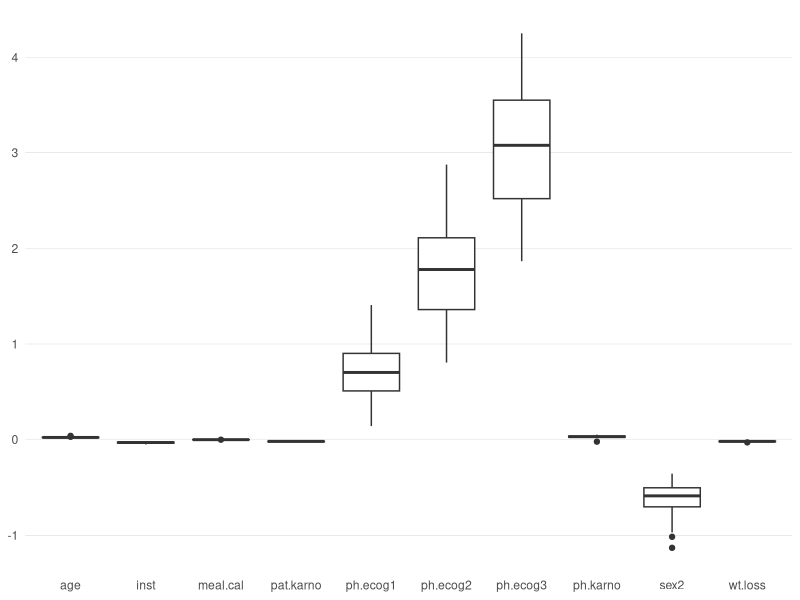
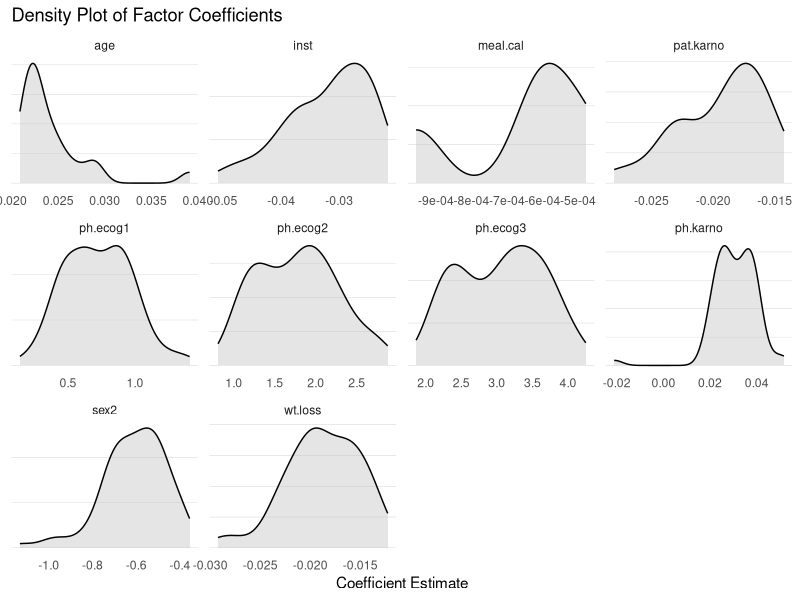
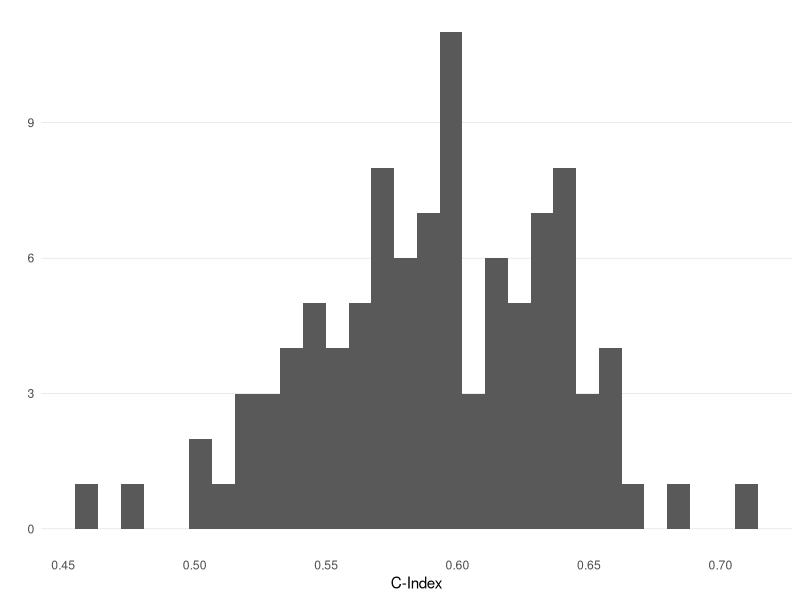

R code for these plots, in order:
## ---- chunk 1
#| echo: false

n_sim <- 100
## ---- chunk 2
library(survival)
library(broom) # for 'tidy'
library(data.table)
options(datatable.print.nrows = 20) # set max # rows before truncating (default = 100)
library(ggplot2)
lung <- as.data.table(lung)
lung
## ---- chunk 3
#recode 'status' as 1 if event and 0 if censored
lung_recode <- copy(lung)[, status := as.integer(status == 2)]

# remove NA's (st 'ampute' works)
lung_complete <- na.omit(lung_recode)

lung_complete[, `:=`(sex = as.factor(sex), ph.ecog = as.factor(ph.ecog))]

lung_complete
## ---- chunk 4
#| lst-cap: "Generating training set indices for data-splitting simulations"
#| lst-label: lst-training-set-indices

set.seed(1000)

n_x <- nrow(lung_complete)
n1 <- 0.7 # size of training set

training_idx <- rbindlist(
                  lapply(seq_len(n_sim), function(i) {
                                idx <- sample(1:n_x, floor(n1 * n_x))
                                data.frame(.id = i, as.list(idx))
                                }
                        ),
                          use.names = FALSE
                  )

# change column names except '.id'
old_names <- names(training_idx)
new_names <- c(".id", paste0("idx_", seq_len(ncol(training_idx) - 1))) 
setnames(training_idx, old = old_names, new = new_names)

training_idx[1:5, 1:12]
## ---- chunk 5
#| lst-cap: "Fitting Cox PH models on the training samples, and obtaining the C-index on the respective test samples"
#| lst-label: lst-model-building-validation

# split data into training and test sets
# and obtain cox coefs
models <- training_idx[, {
        tmp_train <- lung_complete[unlist(.SD)]
        tmp_test <- lung_complete[-unlist(.SD)]
        # fit the full model to the training data
        cox_full_tmp <- coxph(Surv(time, status) ~ .,
                              data = tmp_train)
        # use stepwise selection on training data
        cox_step_tmp <- step(cox_full_tmp,
                             direction = "both",
                             trace = 0)
        # get linear predictor on test data
        lp_tmp <- predict(cox_step_tmp, 
                          newdata = tmp_test, type = "lp")
        # obtain c-statistic using linear predictor
        c_stat <- concordance(Surv(tmp_test$time, tmp_test$status) ~ lp_tmp,
                              reverse = TRUE) # <1>
        data.table(as.data.table(tidy(cox_step_tmp)),
                         c = c_stat$concordance)
        }, by = .id] 

models 
## ---- chunk 6
#| lst-label: lst-factor-proportion
#| lst-cap: Obtaining the proportion that each factor is chosen to be in the models.

which_variables <- models[, unique(term)]

proportion_variables <- rbindlist(
      lapply(1:length(which_variables), 
             function(i) {
              prop_tmp <- nrow(models[term == which_variables[i]]) / n_sim
              data.table(which_variables[i], prop_tmp)
                    }
             )
      )

# categorical factors in each model are present in the `models` dataset multiple times
# e.g. 'ph.ecog1', 'ph.ecog2', etc.
# create a "expl_factor" group by removing trailing digits
proportion_variables[
  , expl_factor := sub("[0-9]+$", "", V1)
]

# collapse by the explanatory factor
grouped_proportions <- proportion_variables[
  , .(prop = unique(prop_tmp)),
  by = expl_factor
]

grouped_proportions[order(prop, decreasing = TRUE)]
## ---- chunk 7
#| lst-cap: Creating string of all the factors in each of the models.
#| lst-label: lst-model-terms

model_variables <- models[, .(
  terms_string = paste(
    unique(sub("[0-9]+$", "", term)),
    collapse = ", "
  )
), by = .id]

model_variables
## ---- chunk 8
#| lst-cap: Grouping models together to show the number of different models obtained from using stepwise selection.
#| lst-label: lst-model-terms-groups
#| df_print: paged

proportion_model_variables <- model_variables[
      , .(prop = nrow(.SD) / nrow(model_variables))
      , by = terms_string]

#proportion_model_variables
proportion_model_variables[order(prop, decreasing = TRUE)]
## ---- chunk 9
# Remove any rows that have NA in the estimate
models_clean <- subset(models, !is.na(estimate))

models_clean[, as.list(summary(estimate)), by = term]
## ---- chunk 10
#| fig-asp: 1
#| label: fig-coef-box
#| fig-cap: Box plots showing the variability in the factor coefficient estimates.

ggplot(models_clean, aes(x=term, y=estimate)) +
  geom_boxplot() +
  theme_minimal() +
  theme(
     axis.title = element_blank(),
     # remove the grid lines
     panel.grid.major = element_blank() ,
     panel.grid.minor = element_blank() ,
     # explicitly set the horizontal lines 
     panel.grid.major.y = element_line(linewidth = .1, color = "grey" )
        )
## ---- chunk 11
#| fig-asp: 1
#| fig-width: 8
#| label: fig-coef-density
#| fig-cap: Density plots of the estimates for each factor coefficient.

ggplot(models_clean, aes(x = estimate)) +
  geom_density(fill = "grey", alpha = 0.4) +
  facet_wrap(~ term, scales = "free") +
  labs(
    title = "Density Plot of Factor Coefficients",
    x = "Coefficient Estimate",
    y = "Density"
  ) +
  theme_minimal() +
  theme(
     axis.text.y = element_blank(),
     axis.title.y=element_blank(),
     # remove the grid lines
     panel.grid.major = element_blank() ,
     panel.grid.minor = element_blank() ,
     # explicitly set the horizontal lines 
     panel.grid.major.y = element_line(linewidth = .1, color = "grey" )
  )
## ---- chunk 12
#| lst-label: lst-model-c
#| lst-cap: Code to output the C-index, in descending order.

c_stats <- models[, .(c_stats = unique(c)), by = .id]
c_stats[order(c_stats, decreasing = TRUE)]
## ---- chunk 13
#| fig-cap: Histogram of the C-index values obtained on the test sets of the models.
#| label: fig-hist-c

ggplot(c_stats, aes(x = c_stats)) +
        stat_bin(bins = 30) +
        xlab("C-Index") + ylab("") +
        theme_minimal() +
        theme(
           # remove the grid lines
           panel.grid.major = element_blank() ,
           panel.grid.minor = element_blank() ,
           # explicitly set the horizontal lines 
           panel.grid.major.y = element_line(linewidth = .1, color = "grey" )
        )
